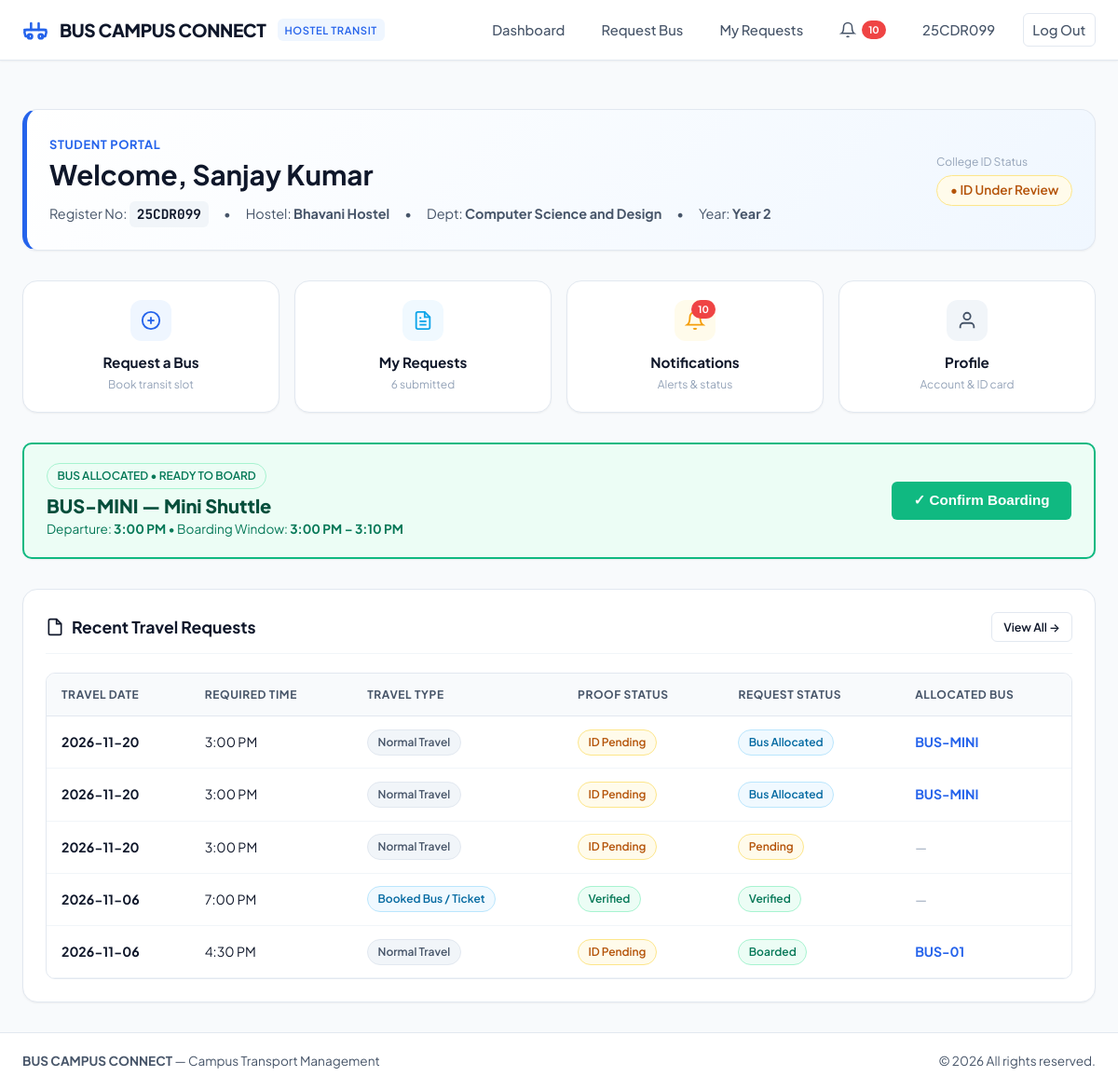
Screenshot of /student/dashboard (signed in) with the database file from the repository.
### tables this page shows
CREATE TABLE users (
    id INTEGER PRIMARY KEY AUTOINCREMENT,
    name TEXT NOT NULL,
    register_number TEXT UNIQUE,
    email TEXT UNIQUE NOT NULL,
    password_hash TEXT NOT NULL,
    phone TEXT,
    department TEXT,
    year INTEGER,
    hostel_id INTEGER,
    role TEXT NOT NULL CHECK(role IN ('student', 'management')),
    id_card_path TEXT,
    verification_status TEXT DEFAULT 'Pending' CHECK(verification_status IN ('Pending', 'Verified', 'Rejected')),
    created_at TIMESTAMP DEFAULT CURRENT_TIMESTAMP,
    FOREIGN KEY (hostel_id) REFERENCES hostels (id) ON DELETE SET NULL
);

CREATE TABLE hostels (
    id INTEGER PRIMARY KEY AUTOINCREMENT,
    hostel_name TEXT UNIQUE NOT NULL,
    status TEXT DEFAULT 'Active' CHECK(status IN ('Active', 'Inactive')),
    created_at TIMESTAMP DEFAULT CURRENT_TIMESTAMP
);

CREATE TABLE buses (
    id INTEGER PRIMARY KEY AUTOINCREMENT,
    bus_number TEXT UNIQUE NOT NULL,
    bus_name TEXT NOT NULL,
    capacity INTEGER NOT NULL DEFAULT 50,
    driver_name TEXT NOT NULL,
    driver_contact TEXT NOT NULL,
    route TEXT NOT NULL DEFAULT 'College → Perundurai Bus Stand',
    status TEXT DEFAULT 'Active' CHECK(status IN ('Active', 'Inactive', 'Maintenance')),
    created_at TIMESTAMP DEFAULT CURRENT_TIMESTAMP
);

CREATE TABLE "bus_requests" (
                id INTEGER PRIMARY KEY AUTOINCREMENT,
                student_id INTEGER NOT NULL,
                hostel_id INTEGER NOT NULL,
                travel_date TEXT NOT NULL,
                required_time TEXT NOT NULL,
                travel_type TEXT NOT NULL CHECK(travel_type IN ('Normal Travel', 'Special Permission', 'Booked Bus / Ticket')),
                travel_reason TEXT,
                proof_path TEXT,
                proof_status TEXT DEFAULT 'Not Uploaded' CHECK(proof_status IN ('Not Uploaded', 'Uploaded', 'Under Review', 'Verified', 'Rejected')),
                request_status TEXT DEFAULT 'Pending' CHECK(request_status IN ('Pending', 'Under Review', 'Verified', 'Bus Allocated', 'Boarding Open', 'Boarded', 'Not Boarded', 'Cancelled', 'Rejected', 'Completed')),
                bus_id INTEGER,
                cancellation_reason TEXT,
                created_at TIMESTAMP DEFAULT CURRENT_TIMESTAMP,
                updated_at TIMESTAMP DEFAULT CURRENT_TIMESTAMP,
                FOREIGN KEY (student_id) REFERENCES users (id) ON DELETE CASCADE,
                FOREIGN KEY (hostel_id) REFERENCES hostels (id) ON DELETE RESTRICT,
                FOREIGN KEY (bus_id) REFERENCES buses (id) ON DELETE SET NULL
            );

### routes/student_routes.py (the view)
@student_bp.route('/dashboard')
@login_required
@role_required('student')
def dashboard():
    student = UserModel.get_by_id(session['user_id'])
    BoardingService.sync_and_check_missed_boarding()
    active_bus = RequestModel.get_student_active_bus(session['user_id'])
    boarding_info = None
    if active_bus:
        active_bus['formatted_time'] = format_display_time(active_bus['required_time'])
        window = BoardingService.calculate_boarding_window(active_bus['required_time'], 10)
        active_bus['boarding_window_text'] = window['display_window']
        boarding_info = BoardingService.evaluate_bus_status(
            active_bus['travel_date'], active_bus['required_time'], 10
        )
        active_bus['status_evaluation'] = boarding_info
    my_requests = RequestModel.get_student_requests(session['user_id'])
    for r in my_requests:
        r['formatted_time'] = format_display_time(r['required_time'])
    unread_notifications = NotificationService.get_unread_count(session['user_id'])
    return render_template(
        'student/dashboard.html',
        student=student,
        active_bus=active_bus,
        boarding_info=boarding_info,
        requests=my_requests[:5],
        total_requests_count=len(my_requests),
        unread_notifications=unread_notifications
    )

### templates/student/dashboard.html (shortened to what this page needs)
{% extends "base.html" %}
{% block content %}
<div class="student-content">
  <div class="card" style="margin-bottom: 2rem; background: linear-gradient(135deg, #ffffff 0%, #f0f7ff 100%); border-left: 5px solid var(--primary);">
    <div style="display: flex; flex-wrap: wrap; justify-content: space-between; align-items: center; gap: 1.5rem;">
      <div>
        <span style="font-size: 0.8rem; font-weight: 700; color: var(--primary); text-transform: uppercase; letter-spacing: 0.05em;">Student Portal</span>
        <h1 style="font-size: 1.85rem; margin-top: 0.2rem;">Welcome, {{ student.name }}</h1>
        <div style="display: flex; flex-wrap: wrap; gap: 1rem; align-items: center; margin-top: 0.6rem; font-size: 0.9rem; color: var(--text-secondary);">
          <span>Register No: <strong class="table-reg-no">{{ student.register_number }}</strong></span>
          <span>&bull;</span>
          <span>Hostel: <strong>{{ student.hostel_name }}</strong></span>
          <span>&bull;</span>
          <span>Dept: <strong>{{ student.department }}</strong></span>
          <span>&bull;</span>
          <span>Year: <strong>Year {{ student.year }}</strong></span>
        </div>
      </div>
      <div>
        <div style="font-size: 0.75rem; color: var(--text-muted); margin-bottom: 0.3rem;">College ID Status</div>
        {% if student.verification_status == 'Verified' %}
          <span class="badge badge-success" style="font-size: 0.85rem; padding: 0.35rem 0.85rem;">
            &check; ID Verified
          </span>
        {% elif student.verification_status == 'Rejected' %}
          <span class="badge badge-danger" style="font-size: 0.85rem; padding: 0.35rem 0.85rem;">
            &cross; ID Rejected
          </span>
        {% else %}
          <span class="badge badge-warning" style="font-size: 0.85rem; padding: 0.35rem 0.85rem;">
            &bull; ID Under Review
          </span>
        {% endif %}
      </div>
    </div>
  </div>
  <div style="display: grid; grid-template-columns: repeat(auto-fit, minmax(180px, 1fr)); gap: 1rem; margin-bottom: 2rem;">
    <a href="{{ url_for('student.request_bus') }}" class="card" style="text-align: center; padding: 1.25rem 1rem; transition: var(--transition);">
      <div style="width: 44px; height: 44px; background: var(--primary-light); color: var(--primary); border-radius: 12px; margin: 0 auto 0.75rem; display: flex; align-items: center; justify-content: center;">
        <svg width="22" height="22" viewBox="0 0 24 24" fill="none" stroke="currentColor" stroke-width="2"><circle cx="12" cy="12" r="10"></circle><line x1="12" y1="8" x2="12" y2="16"></line><line x1="8" y1="12" x2="16" y2="12"></line></svg>
      </div>
      <div style="font-weight: 700; font-size: 0.95rem; color: var(--text-primary);">Request a Bus</div>
      <div style="font-size: 0.75rem; color: var(--text-muted); margin-top: 0.2rem;">Book transit slot</div>
    </a>
    <a href="{{ url_for('student.my_requests') }}" class="card" style="text-align: center; padding: 1.25rem 1rem; transition: var(--transition);">
      <div style="width: 44px; height: 44px; background: var(--info-light); color: var(--info); border-radius: 12px; margin: 0 auto 0.75rem; display: flex; align-items: center; justify-content: center;">
      </div>
      <div style="font-weight: 700; font-size: 0.95rem; color: var(--text-primary);">My Requests</div>
      <div style="font-size: 0.75rem; color: var(--text-muted); margin-top: 0.2rem;">{{ total_requests_count }} submitted</div>
    </a>
    <a href="{{ url_for('student.notifications') }}" class="card" style="text-align: center; padding: 1.25rem 1rem; transition: var(--transition);">
      <div style="width: 44px; height: 44px; background: var(--warning-light); color: var(--warning); border-radius: 12px; margin: 0 auto 0.75rem; display: flex; align-items: center; justify-content: center; position: relative;">
        <svg width="22" height="22" viewBox="0 0 24 24" fill="none" stroke="currentColor" stroke-width="2"><path d="M18 8A6 6 0 0 0 6 8c0 7-3 9-3 9h18s-3-2-3-9"></path><path d="M13.73 21a2 2 0 0 1-3.46 0"></path></svg>
        {% if unread_notifications > 0 %}
          <span class="badge-notify" style="position: absolute; top: 0; right: 0;">{{ unread_notifications }}</span>
        {% endif %}
      </div>
      <div style="font-weight: 700; font-size: 0.95rem; color: var(--text-primary);">Notifications</div>
      <div style="font-size: 0.75rem; color: var(--text-muted); margin-top: 0.2rem;">Alerts &amp; status</div>
    </a>
    <a href="{{ url_for('student.profile') }}" class="card" style="text-align: center; padding: 1.25rem 1rem; transition: var(--transition);">
      <div style="width: 44px; height: 44px; background: var(--secondary-light); color: var(--secondary); border-radius: 12px; margin: 0 auto 0.75rem; display: flex; align-items: center; justify-content: center;">
        <svg width="22" height="22" viewBox="0 0 24 24" fill="none" stroke="currentColor" stroke-width="2"><path d="M20 21v-2a4 4 0 0 0-4-4H8a4 4 0 0 0-4 4v2"></path><circle cx="12" cy="7" r="4"></circle></svg>
      </div>
      <div style="font-weight: 700; font-size: 0.95rem; color: var(--text-primary);">Profile</div>
      <div style="font-size: 0.75rem; color: var(--text-muted); margin-top: 0.2rem;">Account &amp; ID card</div>
    </a>
  </div>
  {% if active_bus and active_bus.request_status in ['Bus Allocated', 'Boarding Open'] %}
    <div class="card" style="margin-bottom: 2rem; background: #ecfdf5; border: 2px solid #10b981; border-radius: var(--radius-md); padding: 1.25rem 1.5rem; display: flex; justify-content: space-between; align-items: center; flex-wrap: wrap; gap: 1rem;">
      <div>
        <span class="badge badge-success" style="font-size: 0.75rem; text-transform: uppercase;">Bus Allocated &bull; Ready to Board</span>
        <h3 style="font-size: 1.25rem; font-weight: 800; color: #064e3b; margin: 0.3rem 0 0.2rem;">
          {{ active_bus.bus_number }} &mdash; {{ active_bus.bus_name }}
        </h3>
        <div style="font-size: 0.85rem; color: #047857;">
          Departure: <strong>{{ active_bus.formatted_time }}</strong> &bull; Boarding Window: <strong>{{ active_bus.boarding_window_text }}</strong>
        </div>
      </div>
      <div>
        <form action="{{ url_for('student.confirm_boarding') }}" method="POST">
          <button type="submit" class="btn btn-success" style="font-size: 0.95rem; font-weight: 800; padding: 0.65rem 1.4rem;">
            &check; Confirm Boarding
          </button>
        </form>
      </div>
    </div>
  {% endif %}
  <div class="card">
    <div class="card-header">
      <div class="card-title">
        <svg width="20" height="20" viewBox="0 0 24 24" fill="none" stroke="currentColor" stroke-width="2"><path d="M14 2H6a2 2 0 0 0-2 2v16a2 2 0 0 0 2 2h12a2 2 0 0 0 2-2V8z"></path><polyline points="14 2 14 8 20 8"></polyline></svg>
        <span>Recent Travel Requests</span>
      </div>
      <a href="{{ url_for('student.my_requests') }}" class="btn btn-secondary btn-sm">View All &rarr;</a>
    </div>
    {% if requests %}
      <div class="table-responsive">
        <table class="data-table">
          <thead>
            <tr>
              <th>Travel Date</th>
              <th>Required Time</th>
              <th>Travel Type</th>
              <th>Proof Status</th>
              <th>Request Status</th>
              <th>Allocated Bus</th>
            </tr>
          </thead>
          <tbody>
            {% for r in requests %}
              <tr>
                <td><strong>{{ r.travel_date }}</strong></td>
                <td>{{ r.formatted_time }}</td>
                <td>
                  <span class="badge {% if r.travel_type == 'Booked Bus / Ticket' %}badge-info{% elif r.travel_type == 'Special Permission' %}badge-warning{% else %}badge-secondary{% endif %}">
                    {{ r.travel_type }}
                  </span>
                </td>
                <td>
                  {% if r.proof_path %}
                    <span class="badge {% if r.proof_status == 'Verified' %}badge-success{% elif r.proof_status == 'Rejected' %}badge-danger{% elif r.proof_status in ['Uploaded', 'Under Review'] %}badge-warning{% else %}badge-secondary{% endif %}">
                      {{ r.proof_status }}
                    </span>
                  {% elif r.proof_status == 'Verified' or r.id_card_status == 'Verified' %}
                    <span class="badge badge-success" title="Student College ID is verified on file">&check; Verified</span>
                  {% elif r.proof_status == 'Rejected' or r.id_card_status == 'Rejected' %}
                    <span class="badge badge-danger">&cross; Rejected</span>
                  {% elif r.travel_type == 'Booked Bus / Ticket' %}
                    <span class="badge badge-warning">Ticket Required</span>
                  {% else %}
                    <span class="badge badge-warning">ID Pending</span>
                  {% endif %}
                </td>
                <td>
                  <span class="badge {% if r.request_status in ['Boarded', 'Verified'] %}badge-success{% elif r.request_status == 'Bus Allocated' %}badge-info{% elif r.request_status in ['Not Boarded', 'Rejected'] %}badge-danger{% elif r.request_status == 'Cancelled' %}badge-secondary{% else %}badge-warning{% endif %}">
                    {{ r.request_status }}
                  </span>
                </td>
                <td>
                  {% if r.bus_number %}
                    <strong style="color: var(--primary);">{{ r.bus_number }}</strong>
                  {% else %}
                    <span style="color: var(--text-muted);">&mdash;</span>
                  {% endif %}
                </td>
              </tr>
            {% endfor %}
          </tbody>
        </table>
      </div>
    {% else %}
      <p style="text-align: center; color: var(--text-muted); padding: 2rem;">No previous travel requests submitted yet.</p>
    {% endif %}
  </div>
</div>
{% endblock %}

### templates/base.html (shortened to what this page needs)
<!DOCTYPE html>
<html lang="en">
<head>
  <link rel="stylesheet" href="{{ url_for('static', filename='css/styles.css') }}">
</head>
<body>
  <header class="navbar-main">
    <div class="nav-container">
      <a href="{{ url_for('landing') }}" class="brand-logo">
        <span>BUS CAMPUS CONNECT</span>
        <span class="brand-badge">HOSTEL TRANSIT</span>
      </a>
      <nav>
        <ul class="nav-links">
          {% if session.get('user_id') and session.get('role') == 'student' %}
            <li><a href="{{ url_for('student.dashboard') }}">Dashboard</a></li>
            <li><a href="{{ url_for('student.request_bus') }}">Request Bus</a></li>
            <li><a href="{{ url_for('student.my_requests') }}">My Requests</a></li>
            <li>
              <a href="{{ url_for('student.notifications') }}" style="display: flex; align-items: center; gap: 0.35rem;">
                <svg width="18" height="18" viewBox="0 0 24 24" fill="none" stroke="currentColor" stroke-width="2"><path d="M18 8A6 6 0 0 0 6 8c0 7-3 9-3 9h18s-3-2-3-9"></path><path d="M13.73 21a2 2 0 0 1-3.46 0"></path></svg>
                {% if unread_notification_count > 0 %}
                  <span class="badge-notify">{{ unread_notification_count }}</span>
                {% endif %}
              </a>
            </li>
            <li><a href="{{ url_for('student.profile') }}">{{ current_user_reg }}</a></li>
            <li><a href="{{ url_for('auth.logout') }}" class="btn btn-secondary btn-sm">Log Out</a></li>
          {% elif session.get('user_id') and session.get('role') == 'management' %}
            <li><a href="{{ url_for('management.dashboard') }}" class="btn btn-primary btn-sm">Management Console</a></li>
            <li><a href="{{ url_for('auth.logout') }}" class="btn btn-secondary btn-sm">Log Out</a></li>
          {% endif %}
        </ul>
      </nav>
    </div>
  </header>
  {% block content %}{% endblock %}
  {% block footer %}
  <footer style="margin-top: auto; background: #ffffff; border-top: 1px solid var(--border); padding: 1.25rem 1.5rem; text-align: center; font-size: 0.85rem; color: var(--text-secondary);">
    <div style="max-width: 1200px; margin: 0 auto; display: flex; flex-wrap: wrap; justify-content: space-between; align-items: center; gap: 1rem;">
      <div>
        <strong>BUS CAMPUS CONNECT</strong> &mdash; Campus Transport Management
      </div>
      <div>
        &copy; {{ now_year }} All rights reserved.
      </div>
    </div>
  </footer>
  {% endblock %}
</body>
</html>

### rows the page displays
users: register_number "25CDR099", name "Sanjay Kumar", department "Computer Science and Design", year "2"
hostels: hostel_name "Bhavani Hostel"
buses: bus_number "BUS-MINI", bus_name "Mini Shuttle"
bus_requests: travel_date "2026-11-20", formatted_time "3:00 PM", travel_type "Normal Travel", proof_status "ID Pending", request_status "Bus Allocated", bus_number "BUS-MINI"
bus_requests: travel_date "2026-11-20", formatted_time "3:00 PM", travel_type "Normal Travel", proof_status "ID Pending", request_status "Bus Allocated", bus_number "BUS-MINI"
bus_requests: travel_date "2026-11-20", formatted_time "3:00 PM", travel_type "Normal Travel", proof_status "ID Pending", request_status "Pending"
bus_requests: travel_date "2026-11-06", formatted_time "7:00 PM", travel_type "Booked Bus / Ticket", proof_status "Verified", request_status "Verified"
bus_requests: travel_date "2026-11-06", formatted_time "4:30 PM", travel_type "Normal Travel", proof_status "ID Pending", request_status "Boarded", bus_number "BUS-01"

### other values shown
{{ unread_notification_count }} "10"
{{ total_requests_count }} "6"
{{ unread_notifications }} "10"
{{ active_bus.formatted_time }} "3:00 PM"
{{ active_bus.boarding_window_text }} "3:00 PM – 3:10 PM"
